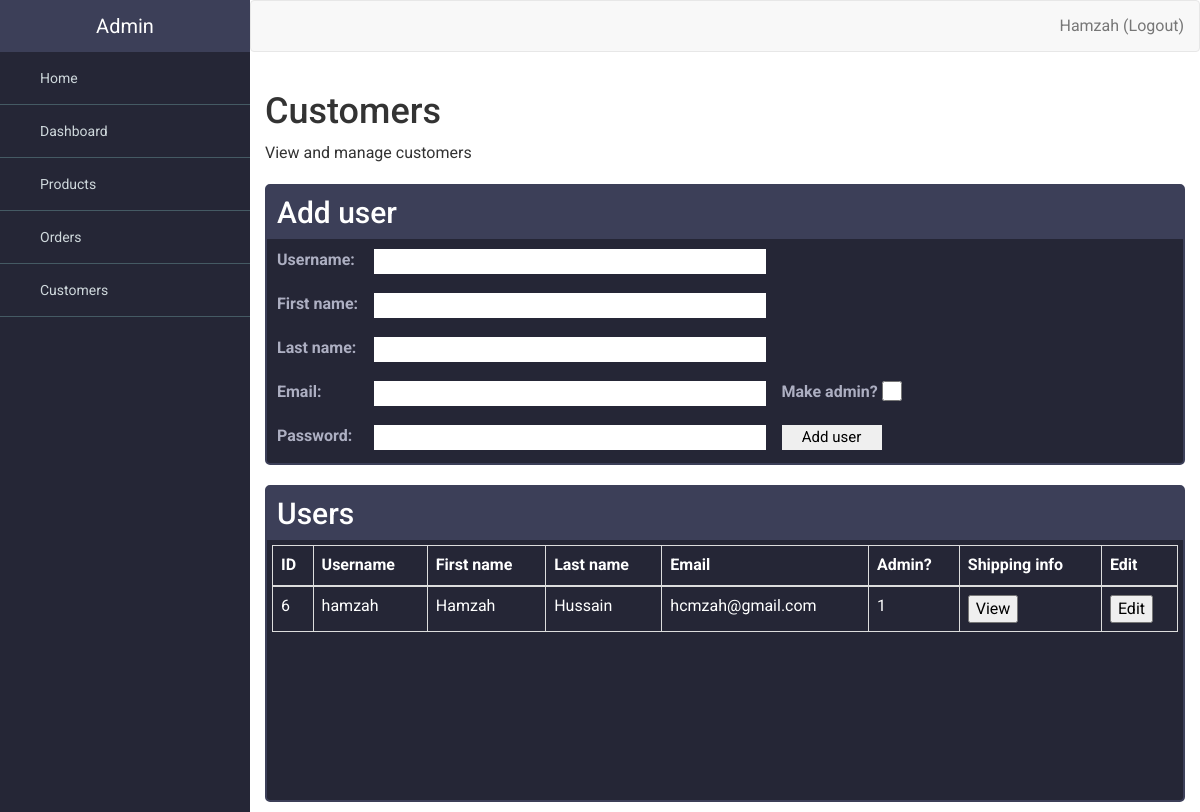
The app's page /AstonJewellerss/admin.php?page=customers (signed in) with its own data.
### tables this page shows
CREATE TABLE `users` (
  `id` int(11) NOT NULL,
  `username` varchar(30) NOT NULL,
  `admin` tinyint(1) NOT NULL,
  `email` varchar(255) NOT NULL,
  `password` varchar(255) NOT NULL,
  `join_date` date NOT NULL,
  `fname` varchar(255) NOT NULL,
  `lname` varchar(255) NOT NULL
);

### AstonJewellerss/admin-pages/customers.php (the view, shortened to what this page needs)
<?php
$conn = getDb();
$stat = $conn->prepare("SELECT id, username, admin, email, fname, lname FROM users");
$stat->execute();
$result = $stat->fetchAll(PDO::FETCH_ASSOC);
echo '
<h1>Customers</h1>
<p>View and manage customers</p>';
if (!isset($_GET['edit'])) {
echo '
<div class="add-customer">
    <ul class="flex cards">
        <li>
            <h2>Add user</h2>
            <form class="add-product-form" action="admin.php?page=customers" method="post" enctype="multipart/form-data">
                <label for="username">Username:</label>
                <input type="text" name="username" id="username" required>
                <label for="fname">First name:</label>
                <input type="text" name="fname" id="fname" required>
                <label for="lname">Last name:</label>
                <input type="text" name="lname" id="lname" required>
                <label for="email" id="email">Email:</label>
                <input type="email" name="email" id="email" required>
                <label for="pass" id="pass">Password:</label>
                <input type="password" name="pass" id="pass" required>
                <label for="admin" id="admin">Make admin?</label>
                <input type="checkbox" id="admin-chk" name="admin-chk" value="admin">
                <button id="submit-user-form" name="submit-user-form">Add user</button>
            </form>
        </li>
    </ul>
</div>
<div class="customer-table">
    <ul class="flex cards">
    <li>
        <h2>Users</h2>
        <div id="table-wrapper">
            <div id="table-scroll">
                <table id="existing-products" class="table table-bordered">
                <thead>
                    <tr>
                        <th>ID</th>
                        <th>Username</th>
                        <th>First name</th>
                        <th>Last name</th>
                        <th>Email</th>
                        <th>Admin?</th>
                        <th>Shipping info</th>
                        <th>Edit</th>
                    </tr>
                </thead>
                <tbody> '?>
                    <?php foreach ($result as $row) { ?>
                    <tr id="<?php echo $row["id"]; ?>">
                    <td><?php echo $row["id"]; ?></td>
                    <td><?php echo $row["username"]; ?></td>
                    <td><?php echo $row["fname"]; ?></td>
                    <td><?php echo $row["lname"]; ?></td>
                    <td><?php echo $row["email"]; ?></td>
                    <td><?php echo $row["admin"]; ?></td>
                    <td><button id="view" onclick="location.href='admin.php?page=customers&view=<?php echo $row["id"];?>'" type="button">View</button></td>
                    <td><button id="edit" onclick="location.href='admin.php?page=customers&edit=<?php echo $row["id"];?>'" type="button">Edit</button></td>
                    </tr>
                    <?php } echo '
                </tbody>
            </table>
        </div>
    </div>
    </li>
    </ul>
</div>
'; } elseif (isset($_GET['edit'])) {
    $user = $conn->prepare("SELECT id, username, admin, email, fname, lname FROM users WHERE id=:id");
    $user->execute(['id' => $_GET['edit']]);
    $userresult = $user->fetch(PDO::FETCH_ASSOC);
    $add = $conn->prepare("SELECT * FROM user_address WHERE user_id=:id");
    $add->execute(['id' => $_GET['edit']]);
    $addresult = $add->fetch(PDO::FETCH_ASSOC);
            echo "
             <label for=\"username\">Username:</label>
             <input type=\"text\" value=\"" . $userresult["username"] ."\" name=\"username\" id=\"username\" required>
             <label for=\"fname\">First name:</label>
             <input type=\"text\" value=\"" . $userresult["fname"] ."\" name=\"fname\" id=\"fname\" required>
             <label for=\"lname\">Last name:</label>
             <input type=\"text\" value=\"" . $userresult["lname"] ."\" name=\"lname\" id=\"lname\" required>
             <label for=\"email\" id=\"email\">Email:</label>
             <input type=\"text\" value=\"" . $userresult["email"] ."\" name=\"email\" id=\"email\" required>
             <label for=\"admin\" id=\"admin\" style=\"grid-row: 3\">Make admin?</label>
             <input type=\"checkbox\" id=\"admin-chk\" name=\"admin-chk\" value=\"admin\" style=\"grid-row: 3\">
             <button id=\"submit-user-form\" name=\"submit-user-form\" style=\"grid-row: 4\">Edit user</button>
       </form>
     </li>
     </ul>
     <ul class=\"flex cards\">
     <li>
     <h2>Edit address</h2>
     <form class=\"edit-product-form\" action=\"#\" method=\"post\" enctype=\"multipart/form-data\">
          <label for=\"add1\">Address line 1:</label>
          <input type=\"text\" value=\"" . $addresult["address_line1"] ."\" name=\"add1\" id=\"add1\" required>
          <label for=\"fname\">Address line 2:</label>
          <input type=\"text\" value=\"" . $addresult["address_line2"] ."\" name=\"add2\" id=\"add2\" required>
          <label for=\"city\">City:</label>
          <input type=\"text\" value=\"" . $addresult["city"] ."\" name=\"city\" id=\"city\" required>
          <label for=\"postcode\" id=\"postcode\">Postcode:</label>
          <input type=\"text\" value=\"" . $addresult["postcode"] ."\" name=\"postcode\" id=\"postcode\" required>
          <label for=\"mobile\" id=\"mobile\">Mobile:</label>
          <input type=\"text\" value=\"" . $addresult["mobile"] ."\" name=\"mobile\" id=\"mobile\" required>
          <button id=\"edit-user-form\" name=\"edit-user-form\" style=\"grid-row: 5; width: 100px;\">Edit address</button>
    </form>
    </li>
    </ul>
"; } ?>

### AstonJewellerss/css/admin.css (style rules this page uses)
body { overflow-x: hidden; font-family: 'Roboto', sans-serif; font-size: 16px; }
.cards { list-style: none; margin: 0; padding: 0; }
.cards li { border: 2px solid rgb(60, 63, 88); border-radius:5px; background-color: rgb(37, 38, 54); color: #fff; flex: 1 1 200px; }
.cards h2 { background-color: rgb(60, 63, 88); margin: 0; padding: 10px; }
.flex { display: flex; flex-wrap: wrap; margin: 0 -10px; }
.flex li { flex: 1 1 200px; margin: 10px; }
.add-product-form, .edit-product-form { margin: 10px; color:rgb(173, 175, 194); display: grid; grid-template-columns: auto 1fr 1fr; grid-auto-flow: row dense; grid-gap: 1em; margin: 10px; }
.add-product-form > label, .edit-product-form > label { grid-column: 1; grid-row: auto; }
.add-product-form > input, .add-product-form > button, .add-product-form > select, .edit-product-form > input, .edit-product-form > button, .edit-product-form > select { grid-column: 2; grid-row: auto; color: black; border: none; height: 25px; font-size: 15px; }
.add-product-form > button, .edit-product-form > button { grid-column: 3; grid-row: 5; }
#admin { grid-column: 3; grid-row: 4; }
#admin-chk { grid-column: 3; grid-row: 4; margin: 0px 0px; width: 220px; height: 20px; }
#submit-user-form { width: 100px; grid-row: 5; }
#table-wrapper { position:relative; }
#table-scroll { height:250px; overflow:auto; margin: 5px; }
#edit, #view { color: black; }

### records on screen
users: id "6", username "hamzah", fname "Hamzah", lname "Hussain", email "hcmzah@gmail.com", admin "1"

### other values on screen
$_SESSION['fname'] "Hamzah"
